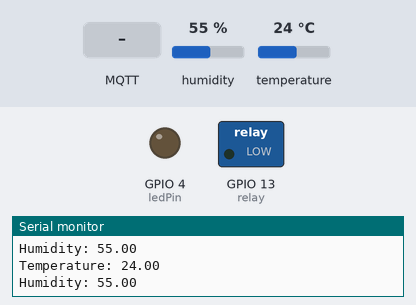
A sketch run on a simulated ESP32. Parts: switched loads named in the sketch (green lamp = pin HIGH), output pins drawn as LEDs (lit = HIGH), the last lines printed to the serial monitor. Inputs (shaded band) come from the test bench; at power-on: temperature 24 °C, humidity 55 %. WiFi joins after 1.5 s; servers stay silent unless stated; no MQTT or app messages arrive unless stated.

Above: at 2.7 s.
2.8 s: MQTT message "on" arrives on the first subscribed topic
At 3.2 s:
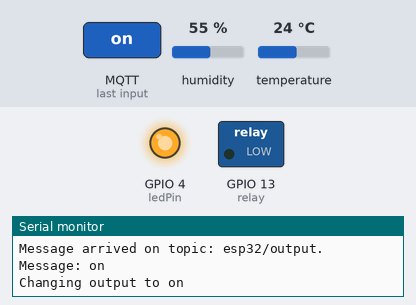
4.3 s: temperature set to 31.3 °C
5.8 s: temperature set to 32.6 °C
At 6.6 s:
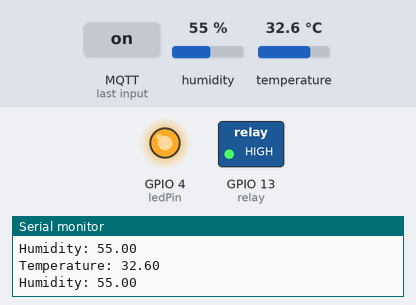
7.3 s: MQTT message "off" arrives on the first subscribed topic
At 7.8 s:
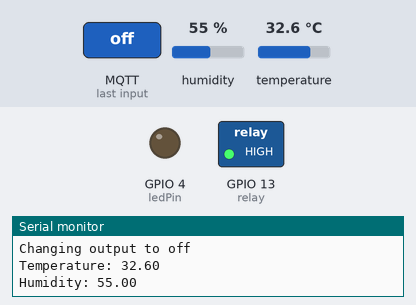
8.8 s: temperature set to 12 °C
At 10.0 s:
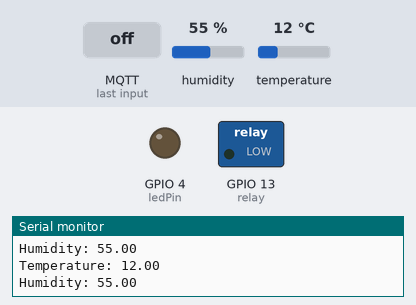
10.3 s: temperature set to 33 °C
At 11.2 s:
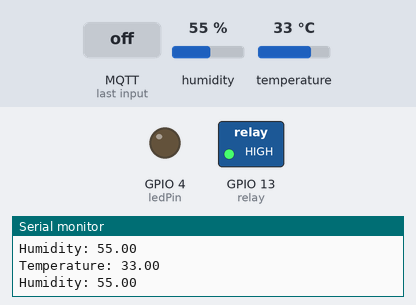
Timing chart, 0 to 12.8 s (numbered marks = the images above; inputs shaded):
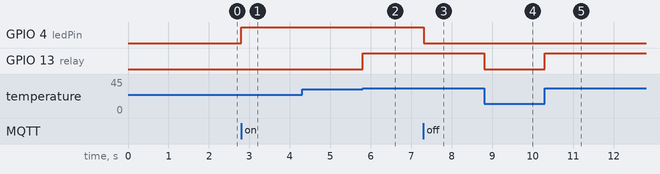

Measured:
- the behaviour switches between 31.9 and 32 °C on temperature (found by bisection; images 1 and 2)
- after the input at 2.8 s, GPIO 4 (ledPin): LOW → HIGH at once
- after the input at 5.8 s, GPIO 13 (relay): LOW → HIGH at once
- after the input at 7.3 s, GPIO 4 (ledPin): HIGH → LOW at once
- after the input at 8.8 s, GPIO 13 (relay): HIGH → LOW at once
- after the input at 10.3 s, GPIO 13 (relay): LOW → HIGH at once

The sketch:

Prueba_MQTT.ino
```cpp
#include <WiFi.h>
#include <PubSubClient.h>
#include <Wire.h>
#include <Adafruit_BME280.h>
#include <Adafruit_Sensor.h>

// Replace the next variables with your SSID/Password combination
const char* ssid = "CABASTORRES2";
const char* password = "alracabas";
char* mqtt_server = "44.202.141.252";

WiFiClient espClient;
PubSubClient client(espClient);
long lastMsg = 0;
char msg[50];
int value = 0;
int relay = 13;

//uncomment the following lines if you're using SPI
/*#include <SPI.h>
#define BME_SCK 18
#define BME_MISO 19
#define BME_MOSI 23
#define BME_CS 5*/

Adafruit_BME280 bme; // I2C
//Adafruit_BME280 bme(BME_CS); // hardware SPI
//Adafruit_BME280 bme(BME_CS, BME_MOSI, BME_MISO, BME_SCK); // software SPI
float temperature = 0;
float humidity = 0;

// LED Pin
const int ledPin = 4;

void setup() {
  pinMode(relay, OUTPUT);
  Serial.begin(115200);
  // default settings
  // (you can also pass in a Wire library object like &Wire2)
  //status = bme.begin();
  if (!bme.begin(0x76)) {
    Serial.println("Could not find a valid BME280 sensor, check wiring!");
    while (1);
  }
  setup_wifi();
  client.setServer(mqtt_server, 1883);
  client.setCallback(callback);

  pinMode(ledPin, OUTPUT);
}

void setup_wifi() {
  delay(10);
  // We start by connecting to a WiFi network
  Serial.println();
  Serial.print("Connecting to ");
  Serial.println(ssid);

  WiFi.begin(ssid, password);

  while (WiFi.status() != WL_CONNECTED) {
    delay(500);
    Serial.print(".");
  }

  Serial.println("");
  Serial.println("WiFi connected");
  Serial.println("IP address: ");
  Serial.println(WiFi.localIP());
}

void callback(char* topic, byte* message, unsigned int length) {
  Serial.print("Message arrived on topic: ");
  Serial.print(topic);
  Serial.print(". Message: ");
  String messageTemp;

  for (int i = 0; i < length; i++) {
    Serial.print((char)message[i]);
    messageTemp += (char)message[i];
  }
  Serial.println();

  // Feel free to add more if statements to control more GPIOs with MQTT

  // If a message is received on the topic esp32/output, you check if the message is either "on" or "off".
  // Changes the output state according to the message
  if (String(topic) == "esp32/output") {
    Serial.print("Changing output to ");
    if(messageTemp == "on"){
      Serial.println("on");
      digitalWrite(ledPin, HIGH);
    }
    else if(messageTemp == "off"){
      Serial.println("off");
      digitalWrite(ledPin, LOW);
    }
  }
}

void reconnect() {
  // Loop until we're reconnected
  while (!client.connected()) {
    Serial.print("Attempting MQTT connection...");
    // Attempt to connect
    if (client.connect("ESP8266Client")) {
      Serial.println("connected");
      // Subscribe
      client.subscribe("esp32/output");
    } else {
      Serial.print("failed, rc=");
      Serial.print(client.state());
      Serial.println(" try again in 5 seconds");
      // Wait 5 seconds before retrying
      delay(5000);
    }
  }
}
void loop() {
  if (!client.connected()) {
    reconnect();
  }
  client.loop();

  long now = millis();
  if (now - lastMsg > 1000) {
    lastMsg = now;

    // Temperature in Celsius
    temperature = bme.readTemperature();
    // Uncomment the next line to set temperature in Fahrenheit
    // (and comment the previous temperature line)
    //temperature = 1.8 * bme.readTemperature() + 32; // Temperature in Fahrenheit

    // Convert the value to a char array
    char tempString[8];
    dtostrf(temperature, 1, 2, tempString);
    Serial.print("Temperature: ");
    Serial.println(tempString);
    String Temperature= String(tempString);
    String temp="Clima Temperatura=";
    String tempT=temp+Temperature;
    char temptotal[50];
    tempT.toCharArray(temptotal, 25);
    client.publish("reporte", temptotal);

    humidity = bme.readHumidity();

    // Convert the value to a char array
    char humString[8];
    dtostrf(humidity, 1, 2, humString);
    Serial.print("Humidity: ");
    Serial.println(humString);
    String Humidity= String(humString);
    String hum="Clima Humedad=";
    String humT=hum+Humidity;
    char humtotal[50];
    humT.toCharArray(humtotal, 20);
    client.publish("reporte", humtotal);
  }

if (bme.readTemperature() >= 32 ){
    digitalWrite(relay, HIGH); // envia señal alta al relay

  }

  else{
    digitalWrite(relay, LOW);  // envia señal baja al relay

  }

}
```
